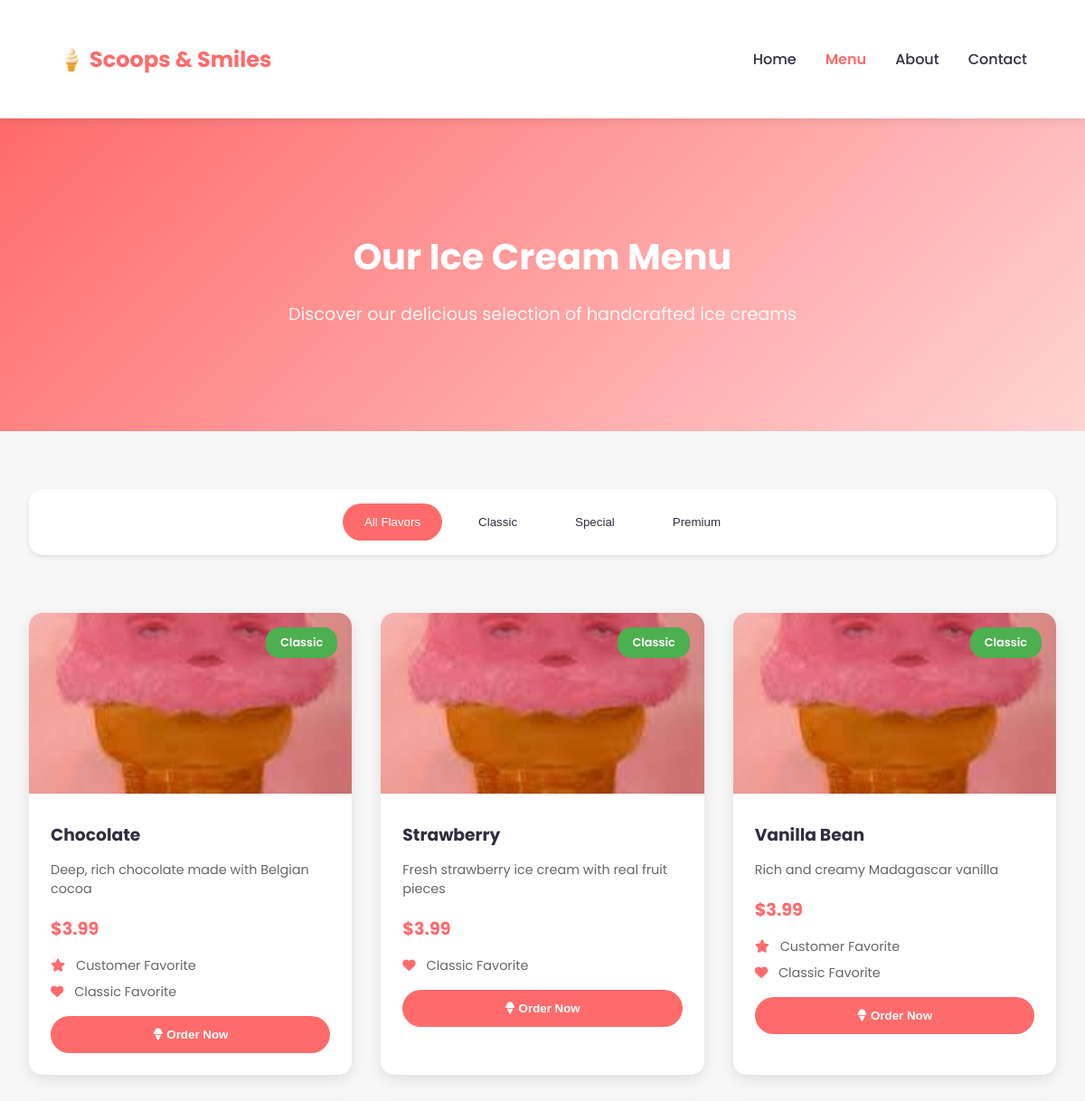
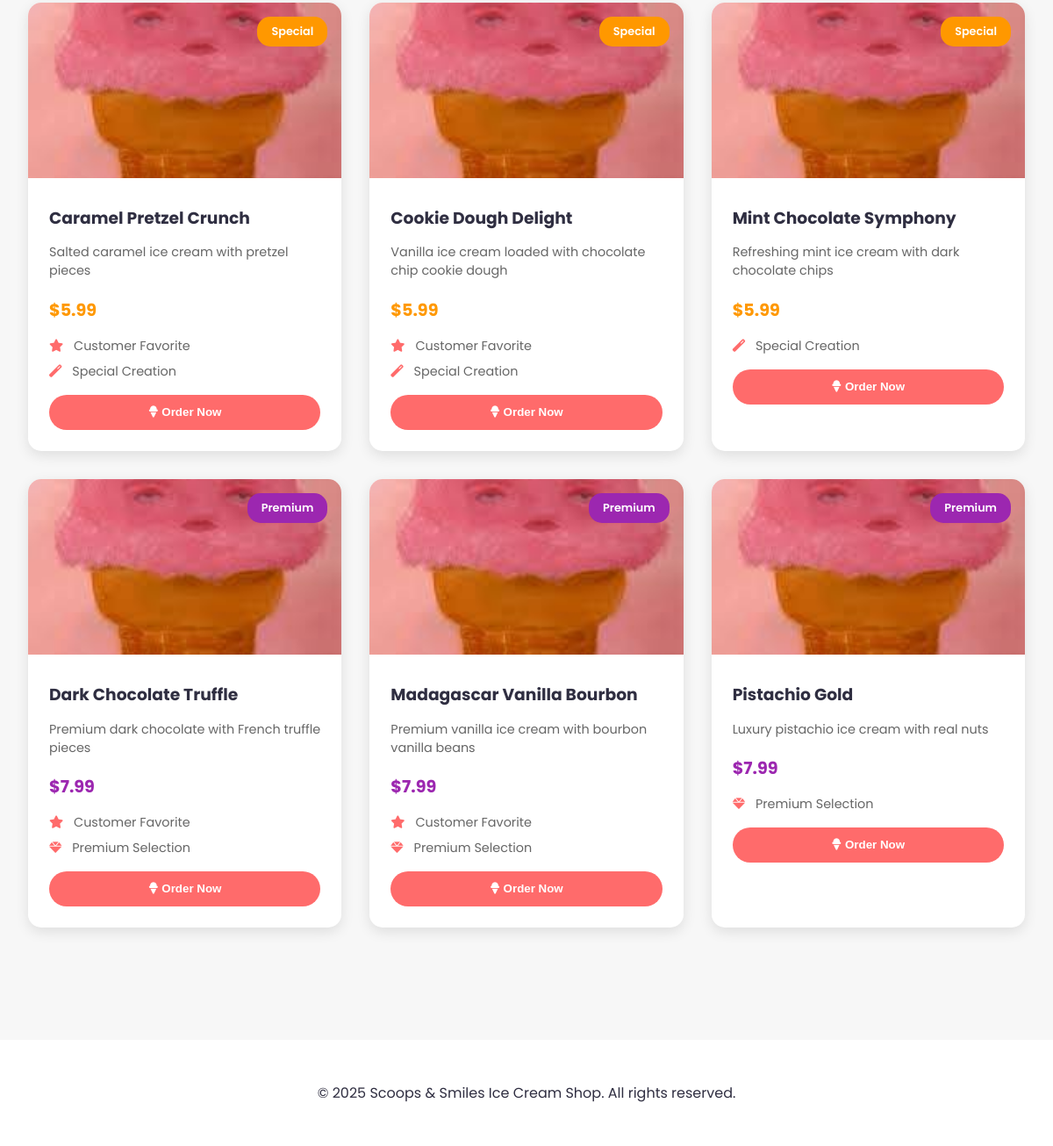
Page /menu.php on the committed database (2 pictures, top to bottom).
### tables this page shows
CREATE TABLE categories (
    id INT PRIMARY KEY AUTO_INCREMENT,
    name VARCHAR(50) NOT NULL,
    description TEXT
);

CREATE TABLE flavors (
    id INT PRIMARY KEY AUTO_INCREMENT,
    name VARCHAR(50) NOT NULL,
    price DECIMAL(6,2) NOT NULL,
    description TEXT,
    image_url VARCHAR(255),
    category_id INT,
    is_featured BOOLEAN DEFAULT FALSE,
    FOREIGN KEY (category_id) REFERENCES categories(id)
);

### menu.php (the view, shortened to what this page needs)
<?php
include 'includes/db_connect.php';
$categories_query = $pdo->query("SELECT * FROM categories");
$categories = $categories_query->fetchAll();
?>
<!DOCTYPE html>
<html lang="en">
<head>
    <link rel="stylesheet" href="https://cdnjs.cloudflare.com/ajax/libs/font-awesome/6.0.0/css/all.min.css">
    <link rel="stylesheet" href="css/style.css">
</head>
<body>
    <nav class="navbar">
        <div class="container">
            <a href="index.php" class="logo">🍦 Scoops & Smiles</a>
            <div class="nav-links">
                <a href="index.php">Home</a>
                <a href="menu.php" class="active">Menu</a>
                <a href="index.php#about">About</a>
                <a href="index.php#contact">Contact</a>
            </div>
        </div>
    </nav>
    <div class="menu-page-header">
        <div class="container">
            <h1>Our Ice Cream Menu</h1>
            <p>Discover our delicious selection of handcrafted ice creams</p>
        </div>
    </div>
    <main class="container">
        <div class="menu-categories">
            <button class="category-btn active" onclick="filterFlavors('all')">All Flavors</button>
            <?php foreach ($categories as $category): ?>
                <button class="category-btn" onclick="filterFlavors('<?php echo $category['name']; ?>')">
                    <?php echo $category['name']; ?>
                </button>
            <?php endforeach; ?>
        </div>
        <section class="menu-grid" id="menu-items">
            <?php
            $stmt = $pdo->query("
                SELECT f.*, c.name as category_name
                FROM flavors f
                JOIN categories c ON f.category_id = c.id
                ORDER BY f.category_id, f.name
            ");
            while ($row = $stmt->fetch()) {
                echo "<div class='flavor-card' data-category='" . $row['category_name'] . "'>";
                echo "<div class='category-label " . strtolower($row['category_name']) . "'>" . $row['category_name'] . "</div>";
                $image_path = 'images/' . $row['image_url'];
                $default_image = 'images/default.jpg';
                $image_to_show = file_exists($image_path) ? $image_path : $default_image;
                echo "<img src='" . $image_to_show . "' alt='" . $row['name'] . "'>";
                echo "<div class='flavor-info'>";
                echo "<h3>" . $row['name'] . "</h3>";
                echo "<p class='description'>" . $row['description'] . "</p>";
                echo "<p class='price'>$" . number_format($row['price'], 2) . "</p>";
                echo "<div class='flavor-details'>";
                if ($row['is_featured']) {
                    echo "<p><i class='fas fa-star'></i> Customer Favorite</p>";
                }
                switch ($row['category_name']) {
                    case 'Premium':
                        echo "<p><i class='fas fa-gem'></i> Premium Selection</p>";
                        break;
                    case 'Special':
                        echo "<p><i class='fas fa-magic'></i> Special Creation</p>";
                        break;
                    case 'Classic':
                        echo "<p><i class='fas fa-heart'></i> Classic Favorite</p>";
                        break;
                }
                echo "</div>";
                echo "<button class='order-btn' onclick='orderNow(" . $row['id'] . ", \"" . addslashes($row['name']) . "\", " . $row['price'] . ")'>";
                echo "<i class='fas fa-ice-cream'></i> Order Now</button>";
                echo "</div></div>";
            }
            ?>
        </section>
    </main>
    <footer>
        <p>&copy; 2025 Scoops & Smiles Ice Cream Shop. All rights reserved.</p>
    </footer>
</body>
</html>

### css/style.css (style rules this page uses)
:root { --primary-color: #ff6b6b; --secondary-color: #4ecdc4; --accent-color: #ffe66d; --text-color: #2f2e41; --light-bg: #f7f7f7; }
body { font-family: 'Poppins', sans-serif; margin: 0; padding: 0; background-color: var(--light-bg); color: var(--text-color); }
.navbar { background-color: white; padding: 1rem 2rem; box-shadow: 0 2px 10px rgba(0, 0, 0, 0.1); position: sticky; top: 0; z-index: 1000; }
.navbar .container { display: flex; justify-content: space-between; align-items: center; max-width: 1200px; margin: 0 auto; }
.logo { font-size: 1.5rem; font-weight: bold; color: var(--primary-color); text-decoration: none; }
.nav-links { display: flex; gap: 2rem; }
.nav-links a { text-decoration: none; color: var(--text-color); font-weight: 500; transition: color 0.3s ease; }
.container { max-width: 1200px; margin: 0 auto; padding: 2rem; }
.flavor-card { background: white; border-radius: 15px; overflow: hidden; transition: transform 0.3s ease; box-shadow: 0 5px 15px rgba(0, 0, 0, 0.1); }
.flavor-card img { width: 100%; height: 200px; object-fit: cover; }
.flavor-info { padding: 1.5rem; }
.flavor-info h3 { margin: 0 0 0.5rem 0; color: var(--text-color); }
.flavor-info .description { color: #666; margin-bottom: 1rem; font-size: 0.9rem; }
.price { font-size: 1.2rem; font-weight: bold; color: var(--primary-color); margin-bottom: 1rem; }
.order-btn { background: var(--primary-color); color: white; border: none; padding: 0.8rem 1.5rem; border-radius: 25px; cursor: pointer; font-weight: 600; transition: background-color 0.3s ease; width: 100%; }
footer { background: white; padding: 2rem; text-align: center; margin-top: 4rem; }
.menu-page-header { background: linear-gradient(135deg, #ff6b6b 0%, #ffd3d3 100%); padding: 4rem 2rem; text-align: center; color: white; margin-bottom: 2rem; }
.menu-page-header h1 { font-size: 2.5rem; margin-bottom: 1rem; }
.menu-page-header p { font-size: 1.2rem; opacity: 0.9; }
.menu-categories { display: flex; justify-content: center; gap: 1rem; margin-bottom: 2rem; flex-wrap: wrap; }
.category-btn { padding: 0.8rem 1.5rem; border: none; border-radius: 25px; background: white; color: var(--text-color); cursor: pointer; font-weight: 500; transition: all 0.3s ease; }
.category-btn.active, .category-btn:hover { background: var(--primary-color); color: white; }
.menu-grid { display: grid; grid-template-columns: repeat(auto-fit, minmax(300px, 1fr)); gap: 2rem; padding: 2rem 0; }
.flavor-details { margin: 1rem 0; font-size: 0.9rem; color: #666; }
.flavor-details p { margin: 0.5rem 0; }
.flavor-details i { color: var(--primary-color); margin-right: 0.5rem; }
.nav-links a.active { color: var(--primary-color); font-weight: 600; }
.category-label { position: absolute; top: 1rem; right: 1rem; padding: 0.5rem 1rem; border-radius: 15px; color: white; font-size: 0.8rem; font-weight: 600; }
.category-label.classic { background-color: #4CAF50; }
.category-label.special { background-color: #FF9800; }
.category-label.premium { background-color: #9C27B0; }
.flavor-card { position: relative; }
.menu-categories { background: white; padding: 1rem; border-radius: 15px; box-shadow: 0 2px 5px rgba(0, 0, 0, 0.1); margin-bottom: 2rem; }
.category-btn { position: relative; overflow: hidden; }
.category-btn::after { content: ''; position: absolute; bottom: 0; left: 50%; transform: translateX(-50%); width: 0; height: 2px; background-color: var(--primary-color); transition: width 0.3s ease; }
.category-btn:hover::after, .category-btn.active::after { width: 80%; }
.flavor-card[data-category='Premium'] .price { color: #9C27B0; }
.flavor-card[data-category='Special'] .price { color: #FF9800; }

### rows in the picture
categories: name "Classic"
categories: name "Special"
categories: name "Premium"
flavors: category.name "Classic", name "Chocolate", description "Deep, rich chocolate made with Belgian cocoa", price "3.99", is_featured 1 (drawn), shows "Classic Favorite"
flavors: category.name "Classic", name "Strawberry", description "Fresh strawberry ice cream with real fruit pieces", price "3.99", shows "Classic Favorite"
flavors: category.name "Classic", name "Vanilla Bean", description "Rich and creamy Madagascar vanilla", price "3.99", is_featured 1 (drawn), shows "Classic Favorite"
flavors: category.name "Special", name "Caramel Pretzel Crunch", description "Salted caramel ice cream with pretzel pieces", price "5.99", is_featured 1 (drawn), shows "Special Creation"
flavors: category.name "Special", name "Cookie Dough Delight", description "Vanilla ice cream loaded with chocolate chip cookie dough", price "5.99", is_featured 1 (drawn), shows "Special Creation"
flavors: category.name "Special", name "Mint Chocolate Symphony", description "Refreshing mint ice cream with dark chocolate chips", price "5.99", shows "Special Creation"
flavors: category.name "Premium", name "Dark Chocolate Truffle", description "Premium dark chocolate with French truffle pieces", price "7.99", is_featured 1 (drawn), shows "Premium Selection"
flavors: category.name "Premium", name "Madagascar Vanilla Bourbon", description "Premium vanilla ice cream with bourbon vanilla beans", price "7.99", is_featured 1 (drawn), shows "Premium Selection"
flavors: category.name "Premium", name "Pistachio Gold", description "Luxury pistachio ice cream with real nuts", price "7.99", shows "Premium Selection"
